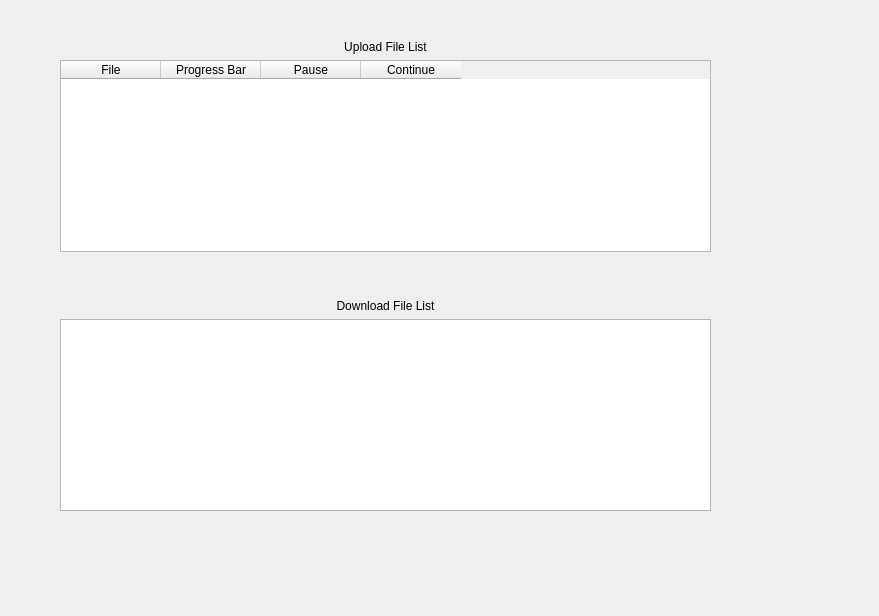
<?xml version="1.0" encoding="UTF-8"?>
<ui version="4.0">
 <class>TransferListDialog</class>
 <widget class="QDialog" name="TransferListDialog">
  <property name="geometry">
   <rect>
    <x>0</x>
    <y>0</y>
    <width>879</width>
    <height>616</height>
   </rect>
  </property>
  <property name="windowTitle">
   <string>Dialog</string>
  </property>
  <widget class="QWidget" name="verticalLayoutWidget">
   <property name="geometry">
    <rect>
     <x>60</x>
     <y>40</y>
     <width>651</width>
     <height>471</height>
    </rect>
   </property>
   <layout class="QVBoxLayout" name="verticalLayout">
    <item>
     <widget class="QLabel" name="label">
      <property name="text">
       <string>Upload File List</string>
      </property>
      <property name="alignment">
       <set>Qt::AlignCenter</set>
      </property>
     </widget>
    </item>
    <item>
     <widget class="QTableWidget" name="tableWidget">
      <column>
       <property name="text">
        <string>File</string>
       </property>
      </column>
      <column>
       <property name="text">
        <string>Progress Bar</string>
       </property>
      </column>
      <column>
       <property name="text">
        <string>Pause</string>
       </property>
      </column>
      <column>
       <property name="text">
        <string>Continue</string>
       </property>
      </column>
     </widget>
    </item>
    <item>
     <spacer name="verticalSpacer">
      <property name="orientation">
       <enum>Qt::Vertical</enum>
      </property>
      <property name="sizeHint" stdset="0">
       <size>
        <width>20</width>
        <height>40</height>
       </size>
      </property>
     </spacer>
    </item>
    <item>
     <widget class="QLabel" name="label_2">
      <property name="text">
       <string>Download File List</string>
      </property>
      <property name="alignment">
       <set>Qt::AlignCenter</set>
      </property>
     </widget>
    </item>
    <item>
     <widget class="QTableWidget" name="tableWidget_2"/>
    </item>
   </layout>
  </widget>
 </widget>
 <resources/>
 <connections/>
</ui>
